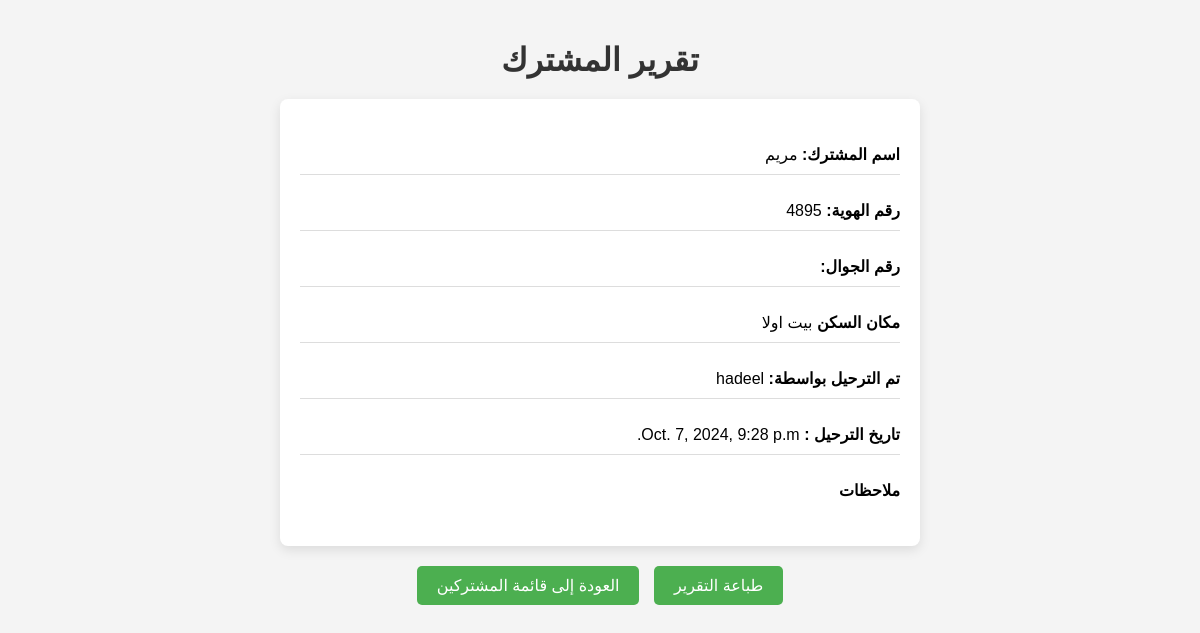
The page /subscribers/11/ on the database its author committed.
### app/models.py (models this page shows, shortened)
class Subscriber(models.Model):
    name = models.CharField(max_length=100)
    id_number = models.CharField(max_length=20)
    phone_number = models.CharField(max_length=15)
    residence  = models.CharField(max_length=255)
    notes = models.TextField(blank=True, null=True)
    migration_by = models.ForeignKey(User, on_delete=models.SET_NULL, null=True, related_name='subscriber_migration_by', verbose_name="تم الترحيل بواسطة")
    migration_at = models.DateTimeField(default=timezone.now, verbose_name="تاريخ الترحيل")

### app/views.py (the view)
# urls.py: path('subscribers/<int:subscribers_id>/', views.subscribers_detail, name='subscribers_detail'),  # تعيين URL لعرض التفاصيل
def subscribers_detail(request, subscribers_id):
    subscriber= get_object_or_404(Subscriber, id=subscribers_id)  # استرداد المقاول بناءً على المعرف
    return render(request, 'subscribers_detail.html', {'subscriber': subscriber})  # تمرير المقاول إلى القالب

### app/templates/subscribers_detail.html (shortened to what this page needs)
<!DOCTYPE html>
<html lang="ar">
<head>
</head>
<body>
    <h1>تقرير المشترك</h1>
    <div class="subscriber-info">
        <p><strong>اسم المشترك:</strong> {{ subscriber.name }}</p>
        <p><strong>رقم الهوية:</strong> {{ subscriber.id_number }}</p>
        <p><strong>رقم الجوال:</strong> {{ subscriber.mobile_number }}</p>
        <p><strong>مكان السكن</strong> {{ subscriber.residence }}</p>
        <p><strong>تم الترحيل بواسطة:</strong> {{ subscriber.migration_by }}</p>
        <p><strong>تاريخ الترحيل :</strong> {{ subscriber.migration_at }}</p>
        <p><strong>ملاحظات</strong> {{ subscriber.notes }}</p>
    </div>
    <div style="text-align: center;">
        <button class="print-button" onclick="printDetails()">طباعة التقرير</button>
        <a href="{% url 'subscribers_list' %}" class="back-button">العودة إلى قائمة المشتركين</a>
    </div>
</body>
</html>

### app/templates/subscribers_detail.html (style rules this page uses)
body { font-family: Arial, sans-serif; direction: rtl; margin: 0; padding: 20px; background-color: #f4f4f4; }
h1 { text-align: center; color: #333; margin-bottom: 20px; }
.subscriber-info { background-color: #fff; padding: 20px; border-radius: 8px; box-shadow: 0 4px 12px rgba(0, 0, 0, 0.1); margin: 0 auto; max-width: 600px; }
.subscriber-info p { border-bottom: 1px solid #ddd; padding: 10px 0; }
.subscriber-info p:last-child { border-bottom: none; }
.back-button, .print-button { display: inline-block; margin: 20px 5px; padding: 10px 20px; background-color: #4CAF50; color: white; border: none; border-radius: 5px; text-decoration: none; cursor: pointer; font-size: 16px; }

### rows shown on the page
Subscriber: name "مريم", id_number "4895", residence "بيت اولا", migration_by "hadeel", migration_at "Oct. 7, 2024, 9:28 p.m."
